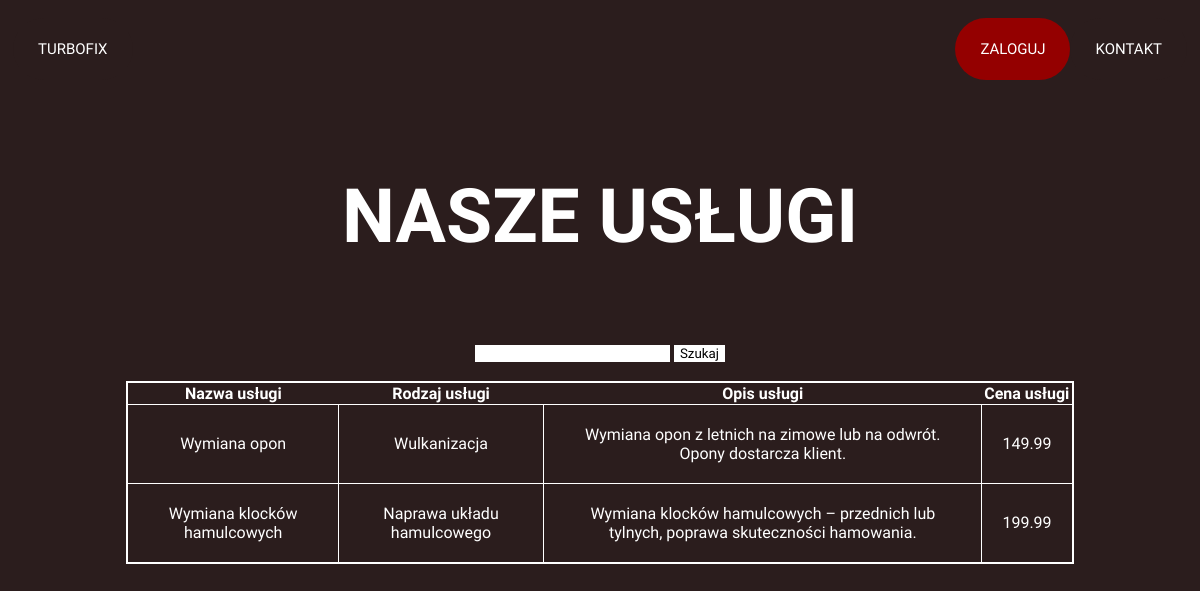
/indexy/uslugi.php, run on an earlier commit of the app's database.
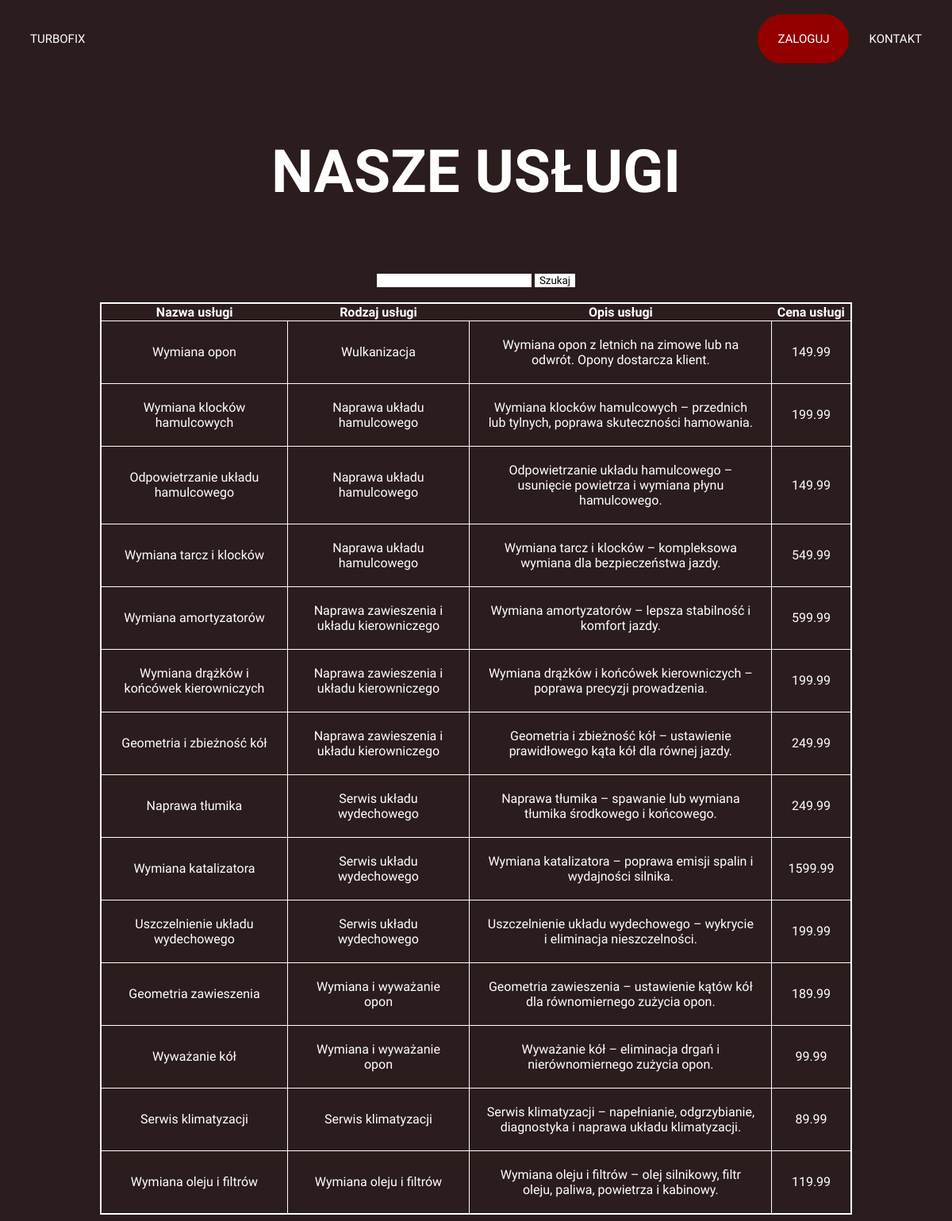
And on a later commit of the database.
### tables this page shows
CREATE TABLE `uslugi` (
  `id_uslugi` int(11) NOT NULL,
  `nazwa_uslugi` text NOT NULL,
  `rodzaj_uslugi` text NOT NULL,
  `opis_uslugi` text NOT NULL,
  `cena` double NOT NULL
);

### indexy/uslugi.php (the view, shortened to what this page needs)
<!DOCTYPE html>
<html lang="en">
<head>
    <link rel="stylesheet" href="style.css">
</head>
<body>
    <header>
    <div class="header">
    <a href="główna.php">TURBOFIX</a>
        <div class="header-right">
          <a class="active" href="logowanie.php">ZALOGUJ</a>
          <a href="kontakt.php">KONTAKT</a>
        </div>
      </div>
    <section class="bloczek">
        <h1>NASZE USŁUGI</h1>
    </section>
    <section class="wyszukiwarka">
        <form method="POST" >
            <input type="text" class="szukanie" name = "wyszukanie">
            <input type="submit" value="Szukaj" class="szukanie">
        </form>
        <br>
    </section>
    <section class="tabela">
        <?php
        $db_lnk = mysqli_connect("localhost", "root", "", "turbofix");
        @$wyszukanie = $_POST['wyszukanie'];
        $query = "SELECT * from uslugi WHERE nazwa_uslugi LIKE '%$wyszukanie%' or rodzaj_uslugi LIKE '%$wyszukanie%' or opis_uslugi LIKE '%$wyszukanie%'";
        $result = mysqli_query($db_lnk, $query);
        echo"<table>";
        echo   "<tr>";
    echo"<th>Nazwa usługi</th>";
    echo"<th>Rodzaj usługi</th>";
    echo"<th>Opis usługi</th>";
    echo"<th>Cena usługi</th>";
    echo  "</tr>";
            $count = mysqli_num_rows($result);
            for($i = 0;$i<$count;$i++){
                $row = mysqli_fetch_row($result);
                echo   "<tr>";
                echo "<td>$row[1]</td>";
                echo "<td>$row[2]</td>";
                echo "<td>$row[3]</td>";
                echo "<td>$row[4]</td>";
                echo  "</tr>";
            }
        ?>
    </section>
</body>
</html>

### indexy/style.css (style rules this page uses)
* { font-family: 'Bricolage Grotesque'; }
.header { overflow: hidden; background-color: #2b1d1d; padding:10px 5px; background-color: #2b1d1d; }
.header a { float: left; color: white; text-align: center; padding: 25px; text-decoration: none; font-size: 15px; line-height: 12px; border-radius: 50px; }
.header a.active { background-color: #940000; color: white; }
.header-right { float: right; }
.bloczek { font-size: 50px; padding-top: 20px; padding-bottom: 20px; text-align: center; color: white; background-color: #2b1d1d; }
.tabela { background-color: #2b1d1d; color: white; text-align: center; border-color: white; border-style: solid; margin-left: 10%; margin-right: 10%; }
table { width: 100%; align-self: center; border-color: white; border-style: solid; border-width: 1px; border-collapse: collapse; }
tr { padding: 20px; font-size: medium; border-color: white; border-style: solid; border-width: 1px; }
td { padding: 20px; font-size: medium; border-color: white; border-style: solid; border-width: 1px; }
.wyszukiwarka { color: black; text-align: center; }
.szukanie { background-color: white; }
input { border-style: none; }

### indexy/uslugi.php (style rules this page uses)
* { background-color: #2b1d1d; border-width: 1px; }

What changed in the data, as far as the page shows it:
added uslugi: nazwa_uslugi "Odpowietrzanie układu hamulcowego", rodzaj_uslugi "Naprawa układu hamulcowego", opis_uslugi "Odpowietrzanie układu hamulcowego – usunięcie powietrza i wymiana płynu hamulcowego.", cena "149.99"
added uslugi: nazwa_uslugi "Wymiana tarcz i klocków", rodzaj_uslugi "Naprawa układu hamulcowego", opis_uslugi "Wymiana tarcz i klocków – kompleksowa wymiana dla bezpieczeństwa jazdy.", cena "549.99"
added uslugi: nazwa_uslugi "Wymiana amortyzatorów", rodzaj_uslugi "Naprawa zawieszenia i układu kierowniczego", opis_uslugi "Wymiana amortyzatorów – lepsza stabilność i komfort jazdy.", cena "599.99"
added uslugi: nazwa_uslugi "Wymiana drążków i końcówek kierowniczych", rodzaj_uslugi "Naprawa zawieszenia i układu kierowniczego", opis_uslugi "Wymiana drążków i końcówek kierowniczych – poprawa precyzji prowadzenia.", cena "199.99"
added uslugi: nazwa_uslugi "Geometria i zbieżność kół", rodzaj_uslugi "Naprawa zawieszenia i układu kierowniczego", opis_uslugi "Geometria i zbieżność kół – ustawienie prawidłowego kąta kół dla równej jazdy.", cena "249.99"
added uslugi: nazwa_uslugi "Naprawa tłumika", rodzaj_uslugi "Serwis układu wydechowego", opis_uslugi "Naprawa tłumika – spawanie lub wymiana tłumika środkowego i końcowego.", cena "249.99"
added uslugi: nazwa_uslugi "Wymiana katalizatora", rodzaj_uslugi "Serwis układu wydechowego", opis_uslugi "Wymiana katalizatora – poprawa emisji spalin i wydajności silnika.", cena "1599.99"
added uslugi: nazwa_uslugi "Uszczelnienie układu wydechowego", rodzaj_uslugi "Serwis układu wydechowego", opis_uslugi "Uszczelnienie układu wydechowego – wykrycie i eliminacja nieszczelności.", cena "199.99"
added uslugi: nazwa_uslugi "Geometria zawieszenia", rodzaj_uslugi "Wymiana i wyważanie opon", opis_uslugi "Geometria zawieszenia – ustawienie kątów kół dla równomiernego zużycia opon.", cena "189.99"
added uslugi: nazwa_uslugi "Wyważanie kół", rodzaj_uslugi "Wymiana i wyważanie opon", opis_uslugi "Wyważanie kół – eliminacja drgań i nierównomiernego zużycia opon.", cena "99.99"
added uslugi: nazwa_uslugi "Serwis klimatyzacji", rodzaj_uslugi "Serwis klimatyzacji", opis_uslugi "Serwis klimatyzacji – napełnianie, odgrzybianie, diagnostyka i naprawa układu klimatyzacji.", cena "89.99"
added uslugi: nazwa_uslugi "Wymiana oleju i filtrów", rodzaj_uslugi "Wymiana oleju i filtrów", opis_uslugi "Wymiana oleju i filtrów – olej silnikowy, filtr oleju, paliwa, powietrza i kabinowy.", cena "119.99"
